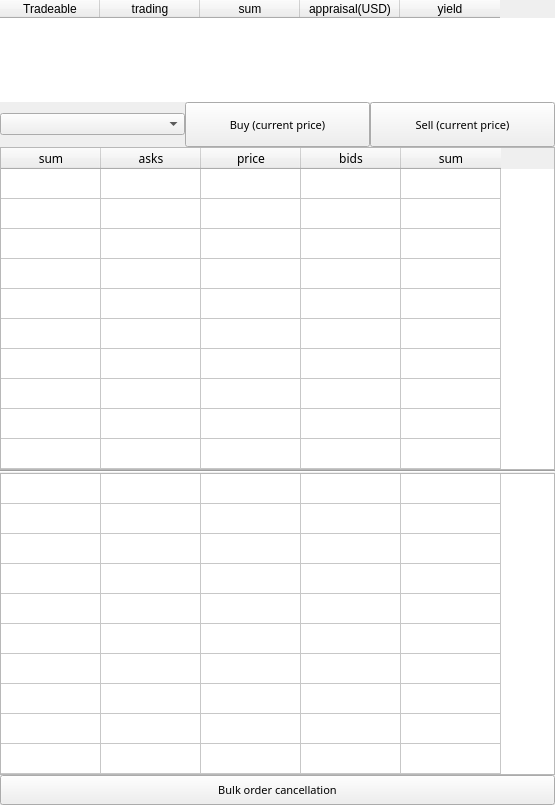
<?xml version="1.0" encoding="UTF-8"?>
<ui version="4.0">
 <class>Form</class>
 <widget class="QWidget" name="Form">
  <property name="geometry">
   <rect>
    <x>0</x>
    <y>0</y>
    <width>555</width>
    <height>805</height>
   </rect>
  </property>
  <property name="minimumSize">
   <size>
    <width>555</width>
    <height>0</height>
   </size>
  </property>
  <property name="windowTitle">
   <string>Form</string>
  </property>
  <property name="autoFillBackground">
   <bool>false</bool>
  </property>
  <layout class="QVBoxLayout" name="verticalLayout">
   <property name="spacing">
    <number>0</number>
   </property>
   <property name="leftMargin">
    <number>0</number>
   </property>
   <property name="topMargin">
    <number>0</number>
   </property>
   <property name="rightMargin">
    <number>0</number>
   </property>
   <property name="bottomMargin">
    <number>0</number>
   </property>
   <item>
    <layout class="QHBoxLayout" name="horizontalLayout_8">
     <item>
      <layout class="QVBoxLayout" name="verticalLayout_4">
       <item>
        <layout class="QHBoxLayout" name="horizontalLayout_2">
         <item>
          <widget class="QTableWidget" name="tableBalance">
           <property name="sizePolicy">
            <sizepolicy hsizetype="Expanding" vsizetype="Ignored">
             <horstretch>0</horstretch>
             <verstretch>0</verstretch>
            </sizepolicy>
           </property>
           <property name="minimumSize">
            <size>
             <width>350</width>
             <height>0</height>
            </size>
           </property>
           <property name="frameShape">
            <enum>QFrame::NoFrame</enum>
           </property>
           <property name="frameShadow">
            <enum>QFrame::Sunken</enum>
           </property>
           <property name="lineWidth">
            <number>1</number>
           </property>
           <property name="verticalScrollBarPolicy">
            <enum>Qt::ScrollBarAlwaysOff</enum>
           </property>
           <property name="horizontalScrollBarPolicy">
            <enum>Qt::ScrollBarAlwaysOff</enum>
           </property>
           <property name="autoScroll">
            <bool>true</bool>
           </property>
           <property name="showDropIndicator" stdset="0">
            <bool>true</bool>
           </property>
           <property name="showGrid">
            <bool>false</bool>
           </property>
           <property name="sortingEnabled">
            <bool>false</bool>
           </property>
           <property name="wordWrap">
            <bool>true</bool>
           </property>
           <property name="cornerButtonEnabled">
            <bool>true</bool>
           </property>
           <property name="rowCount">
            <number>1</number>
           </property>
           <property name="columnCount">
            <number>5</number>
           </property>
           <attribute name="horizontalHeaderVisible">
            <bool>true</bool>
           </attribute>
           <attribute name="verticalHeaderVisible">
            <bool>false</bool>
           </attribute>
           <row/>
           <column>
            <property name="text">
             <string>Tradeable</string>
            </property>
           </column>
           <column>
            <property name="text">
             <string>trading</string>
            </property>
           </column>
           <column>
            <property name="text">
             <string>sum</string>
            </property>
           </column>
           <column>
            <property name="text">
             <string>appraisal(USD)</string>
            </property>
           </column>
           <column>
            <property name="text">
             <string>yield</string>
            </property>
           </column>
          </widget>
         </item>
        </layout>
       </item>
       <item>
        <layout class="QHBoxLayout" name="horizontalLayout">
         <item>
          <widget class="QComboBox" name="coin_box"/>
         </item>
         <item>
          <widget class="QPushButton" name="buy_present">
           <property name="sizePolicy">
            <sizepolicy hsizetype="Minimum" vsizetype="Fixed">
             <horstretch>0</horstretch>
             <verstretch>10</verstretch>
            </sizepolicy>
           </property>
           <property name="minimumSize">
            <size>
             <width>0</width>
             <height>45</height>
            </size>
           </property>
           <property name="maximumSize">
            <size>
             <width>16777215</width>
             <height>16777215</height>
            </size>
           </property>
           <property name="font">
            <font>
             <family>Sharing Gothic</family>
             <pointsize>8</pointsize>
             <weight>50</weight>
             <bold>false</bold>
            </font>
           </property>
           <property name="mouseTracking">
            <bool>false</bool>
           </property>
           <property name="text">
            <string>Buy (current price)</string>
           </property>
          </widget>
         </item>
         <item>
          <widget class="QPushButton" name="sell_present">
           <property name="sizePolicy">
            <sizepolicy hsizetype="Minimum" vsizetype="Fixed">
             <horstretch>0</horstretch>
             <verstretch>10</verstretch>
            </sizepolicy>
           </property>
           <property name="minimumSize">
            <size>
             <width>0</width>
             <height>45</height>
            </size>
           </property>
           <property name="maximumSize">
            <size>
             <width>16777215</width>
             <height>16777215</height>
            </size>
           </property>
           <property name="font">
            <font>
             <family>Sharing Gothic</family>
             <pointsize>8</pointsize>
             <weight>50</weight>
             <bold>false</bold>
            </font>
           </property>
           <property name="mouseTracking">
            <bool>false</bool>
           </property>
           <property name="text">
            <string>Sell (current price)</string>
           </property>
          </widget>
         </item>
        </layout>
       </item>
       <item>
        <widget class="QTableWidget" name="tableAsks">
         <property name="enabled">
          <bool>true</bool>
         </property>
         <property name="sizePolicy">
          <sizepolicy hsizetype="Minimum" vsizetype="Maximum">
           <horstretch>0</horstretch>
           <verstretch>0</verstretch>
          </sizepolicy>
         </property>
         <property name="minimumSize">
          <size>
           <width>350</width>
           <height>0</height>
          </size>
         </property>
         <property name="font">
          <font>
           <family>Noto Sans</family>
           <pointsize>9</pointsize>
           <weight>50</weight>
           <bold>false</bold>
          </font>
         </property>
         <property name="autoFillBackground">
          <bool>false</bool>
         </property>
         <property name="verticalScrollBarPolicy">
          <enum>Qt::ScrollBarAlwaysOff</enum>
         </property>
         <property name="horizontalScrollBarPolicy">
          <enum>Qt::ScrollBarAlwaysOff</enum>
         </property>
         <property name="sizeAdjustPolicy">
          <enum>QAbstractScrollArea::AdjustToContents</enum>
         </property>
         <property name="autoScroll">
          <bool>true</bool>
         </property>
         <property name="tabKeyNavigation">
          <bool>false</bool>
         </property>
         <property name="showDropIndicator" stdset="0">
          <bool>false</bool>
         </property>
         <property name="dragEnabled">
          <bool>false</bool>
         </property>
         <property name="dragDropOverwriteMode">
          <bool>false</bool>
         </property>
         <property name="alternatingRowColors">
          <bool>false</bool>
         </property>
         <property name="cornerButtonEnabled">
          <bool>true</bool>
         </property>
         <property name="rowCount">
          <number>10</number>
         </property>
         <property name="columnCount">
          <number>5</number>
         </property>
         <attribute name="horizontalHeaderVisible">
          <bool>true</bool>
         </attribute>
         <attribute name="horizontalHeaderHighlightSections">
          <bool>true</bool>
         </attribute>
         <attribute name="horizontalHeaderShowSortIndicator" stdset="0">
          <bool>false</bool>
         </attribute>
         <attribute name="horizontalHeaderStretchLastSection">
          <bool>false</bool>
         </attribute>
         <attribute name="verticalHeaderVisible">
          <bool>false</bool>
         </attribute>
         <attribute name="verticalHeaderCascadingSectionResizes">
          <bool>false</bool>
         </attribute>
         <attribute name="verticalHeaderHighlightSections">
          <bool>true</bool>
         </attribute>
         <row/>
         <row/>
         <row/>
         <row/>
         <row/>
         <row/>
         <row/>
         <row/>
         <row/>
         <row/>
         <column>
          <property name="text">
           <string>sum</string>
          </property>
         </column>
         <column>
          <property name="text">
           <string>asks</string>
          </property>
         </column>
         <column>
          <property name="text">
           <string>price</string>
          </property>
         </column>
         <column>
          <property name="text">
           <string>bids</string>
          </property>
         </column>
         <column>
          <property name="text">
           <string>sum</string>
          </property>
         </column>
        </widget>
       </item>
       <item>
        <widget class="Line" name="line">
         <property name="orientation">
          <enum>Qt::Horizontal</enum>
         </property>
        </widget>
       </item>
       <item>
        <widget class="QTableWidget" name="tableBids">
         <property name="enabled">
          <bool>true</bool>
         </property>
         <property name="sizePolicy">
          <sizepolicy hsizetype="Minimum" vsizetype="Maximum">
           <horstretch>0</horstretch>
           <verstretch>0</verstretch>
          </sizepolicy>
         </property>
         <property name="minimumSize">
          <size>
           <width>350</width>
           <height>0</height>
          </size>
         </property>
         <property name="font">
          <font>
           <family>Noto Sans</family>
           <pointsize>9</pointsize>
           <weight>50</weight>
           <bold>false</bold>
          </font>
         </property>
         <property name="autoFillBackground">
          <bool>false</bool>
         </property>
         <property name="verticalScrollBarPolicy">
          <enum>Qt::ScrollBarAlwaysOff</enum>
         </property>
         <property name="horizontalScrollBarPolicy">
          <enum>Qt::ScrollBarAlwaysOff</enum>
         </property>
         <property name="sizeAdjustPolicy">
          <enum>QAbstractScrollArea::AdjustToContents</enum>
         </property>
         <property name="autoScroll">
          <bool>true</bool>
         </property>
         <property name="tabKeyNavigation">
          <bool>false</bool>
         </property>
         <property name="showDropIndicator" stdset="0">
          <bool>false</bool>
         </property>
         <property name="dragEnabled">
          <bool>false</bool>
         </property>
         <property name="dragDropOverwriteMode">
          <bool>false</bool>
         </property>
         <property name="alternatingRowColors">
          <bool>false</bool>
         </property>
         <property name="cornerButtonEnabled">
          <bool>true</bool>
         </property>
         <property name="rowCount">
          <number>10</number>
         </property>
         <property name="columnCount">
          <number>5</number>
         </property>
         <attribute name="horizontalHeaderVisible">
          <bool>false</bool>
         </attribute>
         <attribute name="horizontalHeaderShowSortIndicator" stdset="0">
          <bool>false</bool>
         </attribute>
         <attribute name="horizontalHeaderStretchLastSection">
          <bool>false</bool>
         </attribute>
         <attribute name="verticalHeaderVisible">
          <bool>false</bool>
         </attribute>
         <attribute name="verticalHeaderCascadingSectionResizes">
          <bool>false</bool>
         </attribute>
         <attribute name="verticalHeaderHighlightSections">
          <bool>true</bool>
         </attribute>
         <row/>
         <row/>
         <row/>
         <row/>
         <row/>
         <row/>
         <row/>
         <row/>
         <row/>
         <row/>
         <column/>
         <column/>
         <column/>
         <column/>
         <column/>
        </widget>
       </item>
       <item>
        <widget class="QPushButton" name="cancel_all">
         <property name="sizePolicy">
          <sizepolicy hsizetype="Minimum" vsizetype="Fixed">
           <horstretch>0</horstretch>
           <verstretch>10</verstretch>
          </sizepolicy>
         </property>
         <property name="minimumSize">
          <size>
           <width>250</width>
           <height>30</height>
          </size>
         </property>
         <property name="maximumSize">
          <size>
           <width>16777215</width>
           <height>16777215</height>
          </size>
         </property>
         <property name="font">
          <font>
           <family>Sharing Gothic</family>
           <pointsize>8</pointsize>
           <weight>50</weight>
           <bold>false</bold>
          </font>
         </property>
         <property name="mouseTracking">
          <bool>false</bool>
         </property>
         <property name="text">
          <string>Bulk order cancellation</string>
         </property>
        </widget>
       </item>
      </layout>
     </item>
    </layout>
   </item>
  </layout>
 </widget>
 <resources/>
 <connections/>
</ui>
